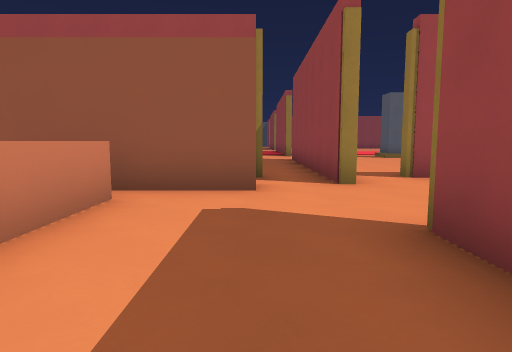
view 1 (above)

21 first-person views from a walk through a level from a Godot 3-D game. The camera is 1.4 m above the floor, tilts 6° down and sees 75° across. The floor is counted in squares, 2 m on a side. Each view is taken from the middle of a square. On the plan, view 1 faces up. The plan holds only what a view shows up to about 10 squares ahead; the rest is blank. The place goes on beyond the plan.

view 2
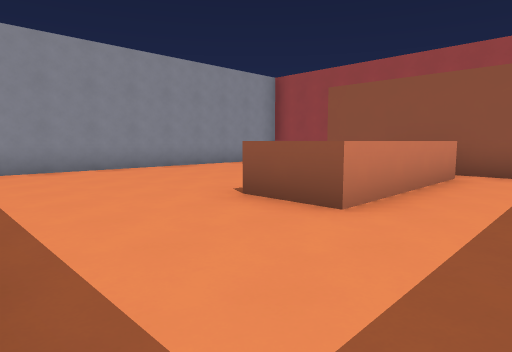

view 3
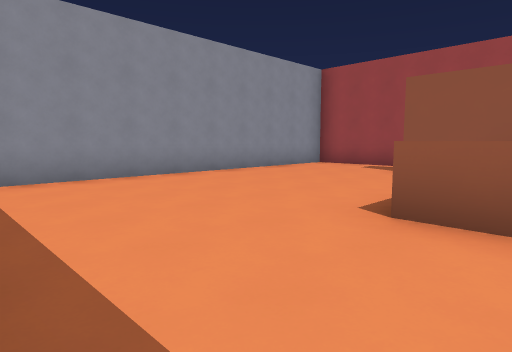

view 4
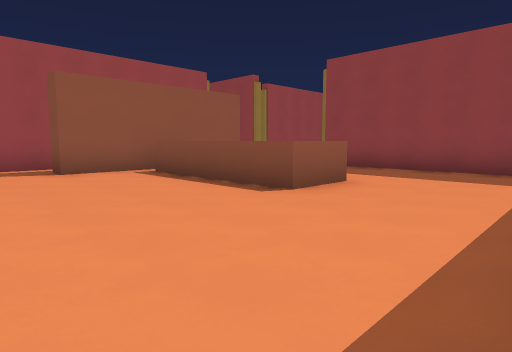

view 5
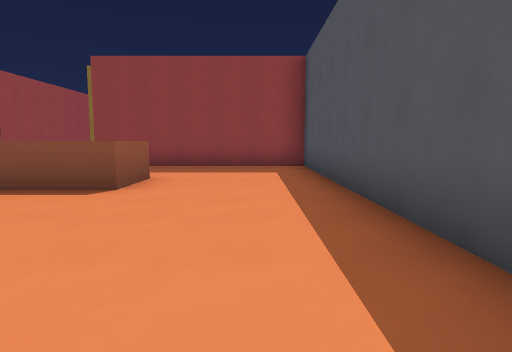

view 6
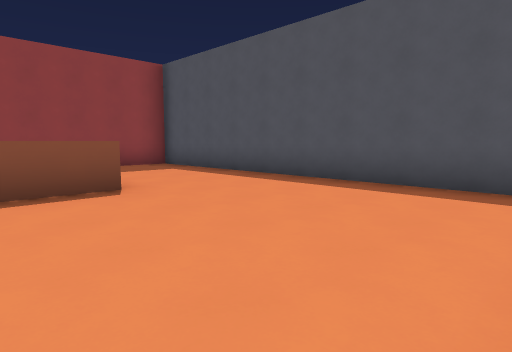

view 7
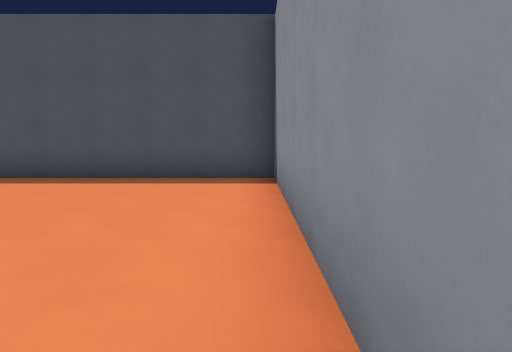

view 8
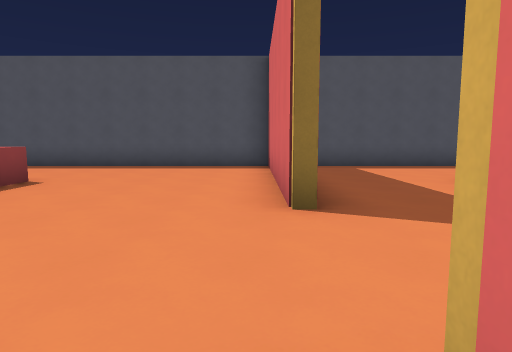

view 9
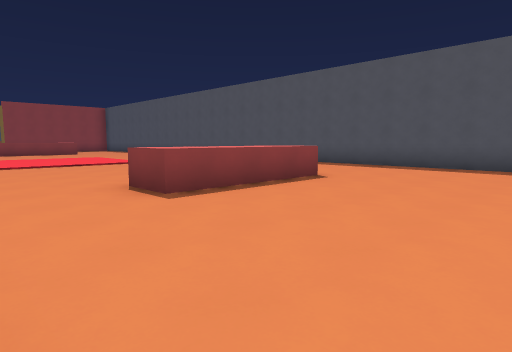

view 10
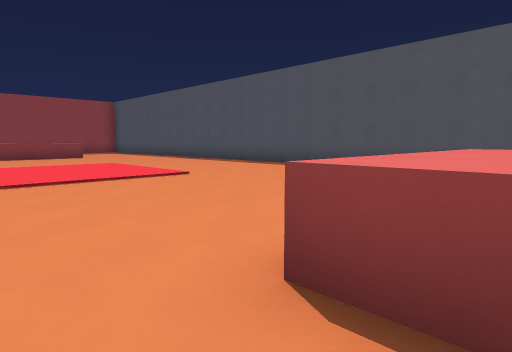

view 11
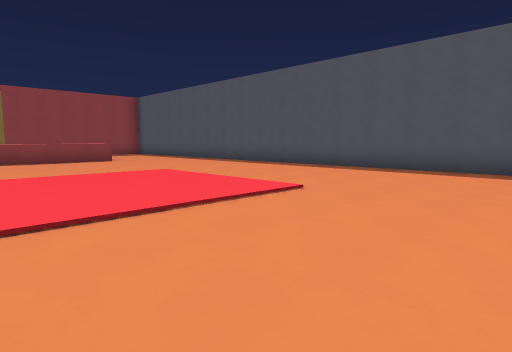

view 12
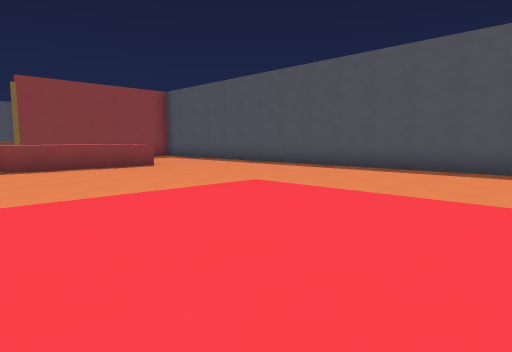

view 13
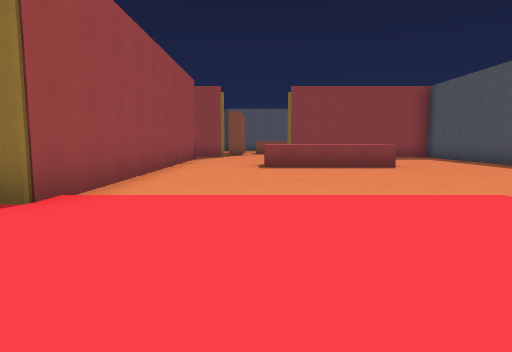

view 14
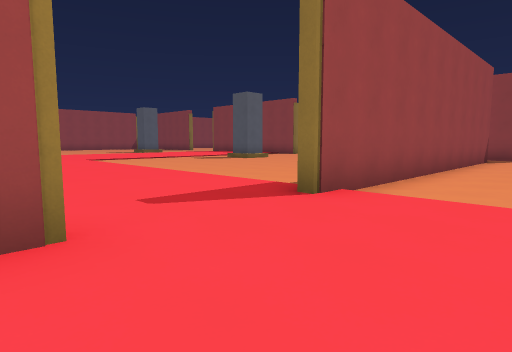

view 15
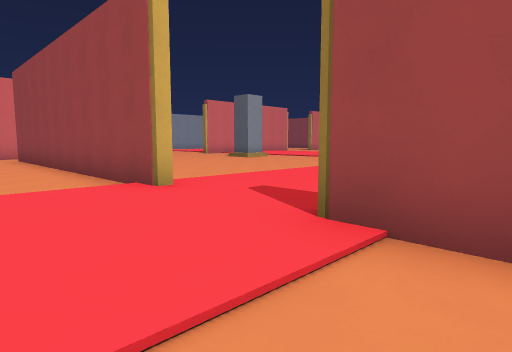

view 16
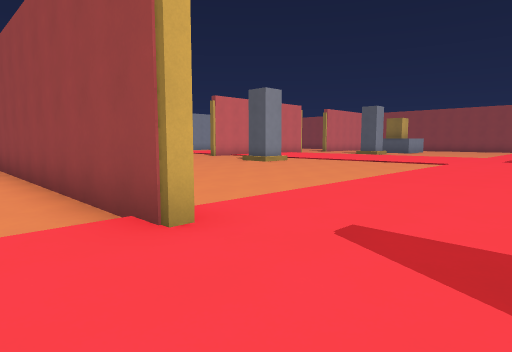

view 17
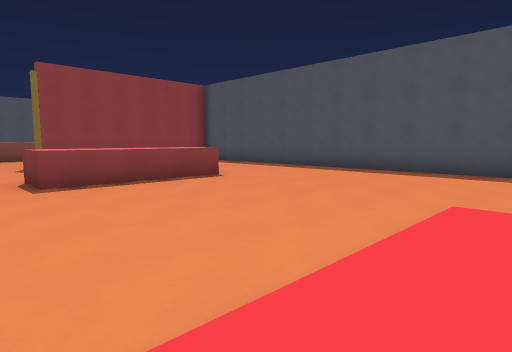

view 18
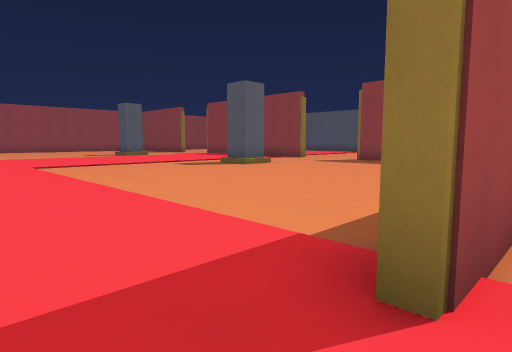

view 19
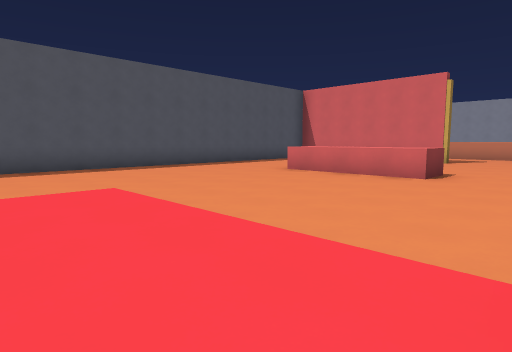

view 20
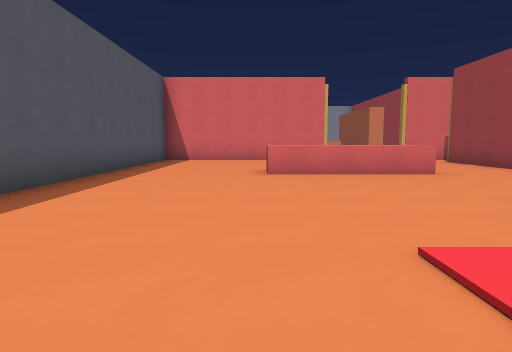

view 21
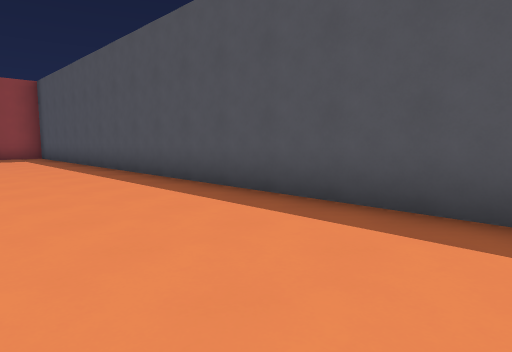

### Floor plan
Key: @ floor where view 1 was taken; # wall or solid block; . floor; ^ raised ledge.
Columns run from 9 left of view 1 to 22 right of it. Each row starts with its distance up from view 1.
 17                          ..
 16                      .. ....
 15                     .........
 14                    ...........
 13                   .............
 12                  ...............
 11                  ...............
 10           # ..   ...............
  9          .# ..    .............
  8          .# .      ..........
  7          .#..        ......
  6   ###    ##.##########...#######
  5 #...######......................
  4 #.....^^........................
  3 #.....^^.......^^.............^^
  2 #.....^^..#....^^.............^^
  1 #.....^^..#....^^.............^^
  0 #.....^^.@#.....................
 -1 #.........#.....................
 -2 #.........#.....................
 -3 #.........#.....................
 -4 ################################

Positions as (right, up) in squares from view 1, and headings:
1: (0, 0), facing up
2: (0, -3), facing up-left
3: (-2, -3), facing up-left
4: (-7, -3), facing up-right
5: (-8, -2), facing right
6: (-8, 2), facing down-right
7: (-8, 3), facing down
8: (2, 6), facing down
9: (2, 6), facing down-right
10: (6, 5), facing down-right
11: (9, 5), facing down-right
12: (12, 5), facing down-right
13: (12, 4), facing right
14: (12, 4), facing up-right
15: (17, 4), facing up-left
16: (15, 5), facing up-left
17: (15, 5), facing down-right
18: (14, 6), facing up-right
19: (14, 6), facing down-left
20: (14, 0), facing left
21: (11, 0), facing down-right
